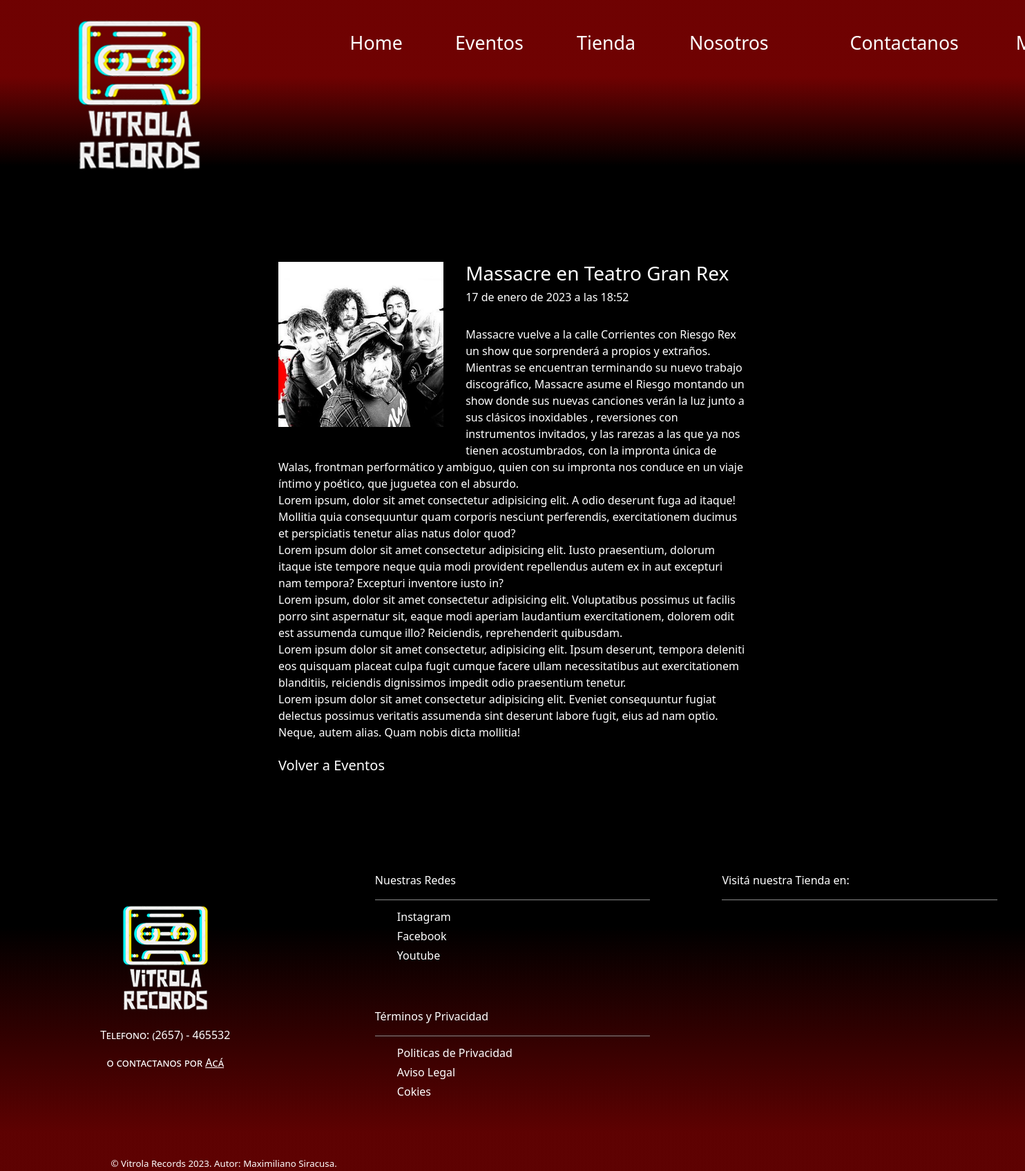
/eventos/mostrar_evento/2, run on the app's committed database.
### eventos/models.py (models this page shows, shortened)
class Post(models.Model):
    titulo=models.CharField(max_length=40)
    imagen=models.ImageField()
    contenido=models.CharField(max_length=600)
    created=models.DateTimeField(auto_now_add=True)
    updated=models.DateTimeField(auto_now_add=True)
    class Meta:
        verbose_name='post'
        verbose_name_plural='posts'

### eventos/views.py (the view)
# urls.py: path('mostrar_evento/<int:post_id>',mostrar_evento,name="mostrar_evento"),
def mostrar_evento(request,post_id):
    post = Post.objects.get( id = post_id)
    return render(request,'eventos/evento.html',{'post':post})

### carrito/context_processors.py (called while the page is built)
def importe_total_carrito(request):
    total = 0
    if 'carrito' in request.session:
        if request.user.is_authenticated:
            for key, value in request.session['carrito'].items():
                total = total + (float(value["precio"]))
    return {"importe_total_carrito":total}

### eventos/templates/eventos/evento.html
{% extends 'base.html' %}
{% load static %}
{% block content %}
<main class="container" style="width: 60%; margin: 70px auto;">
    <br>
    <div class="row justify-content-center">
        <div class="col-10" style="border-radius: 5px; padding: 2em; color: white;">
            <div>
                <img src="{{post.imagen.url}}" style="float: left; width: 40%; padding-right: 2em; padding-bottom: 2em;" alt="imagen-post">
            </div>
            <div><h3>{{post.titulo}}</h3></div>
            <div><h6>{{post.updated}}</h6></div>
            <br>
            <div>
                {{post.contenido}} <br>
                Lorem ipsum, dolor sit amet consectetur adipisicing elit. A odio deserunt fuga ad itaque! Mollitia quia consequuntur quam corporis nesciunt perferendis, exercitationem ducimus et perspiciatis tenetur alias natus dolor quod?
                <br> Lorem ipsum dolor sit amet consectetur adipisicing elit. Iusto praesentium, dolorum itaque iste tempore neque quia modi provident repellendus autem ex in aut excepturi nam tempora? Excepturi inventore iusto in?
                <br> Lorem ipsum, dolor sit amet consectetur adipisicing elit. Voluptatibus possimus ut facilis porro sint aspernatur sit, eaque modi aperiam laudantium exercitationem, dolorem odit est assumenda cumque illo? Reiciendis, reprehenderit quibusdam.
                <br> Lorem ipsum dolor sit amet consectetur, adipisicing elit. Ipsum deserunt, tempora deleniti eos quisquam placeat culpa fugit cumque facere ullam necessitatibus aut exercitationem blanditiis, reiciendis dignissimos impedit odio praesentium tenetur.
                <br> Lorem ipsum dolor sit amet consectetur adipisicing elit. Eveniet consequuntur fugiat delectus possimus veritatis assumenda sint deserunt labore fugit, eius ad nam optio. Neque, autem alias. Quam nobis dicta mollitia!
            </div>
            <br>
            <div>
                <h5><a class="underline" href="{% url 'eventos' %}">Volver a Eventos</a></h5>
            </div>
        </div>
    </div>
</main>
{% endblock %}

### ProyectoFinalApp/static/ProyectoFinalApp/css/estilo.css (style rules this page uses)
* { box-sizing: border-box; margin: 0; padding: 0; }
html { height: 100%; font-family: 'Poppins'; transition: top 1500ms cubic-bezier(.5,.33,.3,.9) 200ms; scroll-behavior: smooth; }
.body:not(.body-home) { background: rgba(0, 0, 0); background-position:center; background-size: cover; background-repeat:no-repeat; background-attachment:scroll; display: flex; flex-direction: column; }
a { text-decoration: none!important; color: rgb(255, 255, 255)!important; }

### data on the page
Post: imagen (picture), titulo "Massacre en Teatro Gran Rex", updated "17 de enero de 2023 a las 18:52", contenido "Massacre vuelve a la calle Corrientes con Riesgo Rex un show que sorprenderá a propios y extraños. Mientras se encuentran terminando su nuevo trabajo discográfico, Massacre asume el Riesgo montando un show donde sus nuevas canciones verán la luz junto a sus clásicos inoxidables , reversiones con instrumentos invitados, y las rarezas a las que ya nos tienen acostumbrados, con la impronta única de Walas, frontman performático y ambiguo, quien con su impronta nos conduce en un viaje íntimo y poético, que juguetea con el absurdo."
